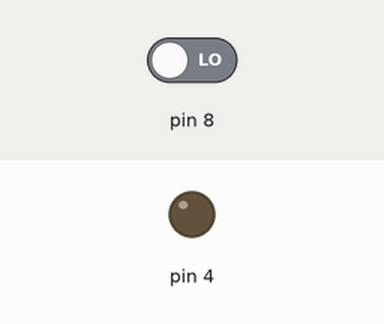
Simulated run of this sketch. Board: Arduino Uno, built with avr-gcc and run on an emulated ATmega328P. Parts: output pins drawn as LEDs (lit = HIGH). The test bench sets the inputs (shaded band); at power-on: pin 8 LOW. What the sketch prints to the serial monitor is not drawn.

Above: at 1.2 s.
1.3 s: pin 8 driven HIGH
At 1.7 s:
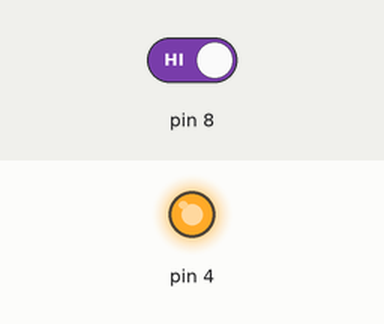
2.8 s: pin 8 driven LOW
At 4.1 s:
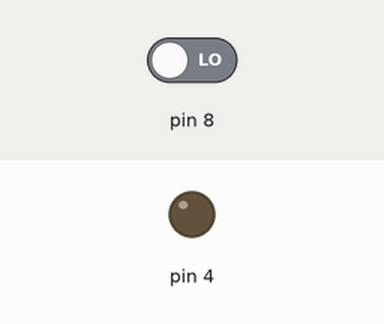
Timing chart, 0 to 5.8 s (numbered marks = the images above; inputs shaded):
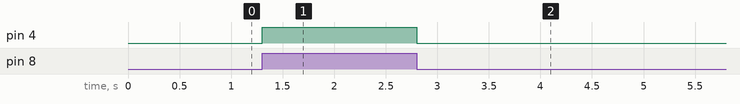

The sketch:

buuton_pussoir.ino
```cpp
int switchState;
void setup() {
  // put your setup code here, to run once:
 pinMode(4,OUTPUT);
 pinMode(8,INPUT);
 Serial.begin(9600);

}

void loop() {
  switchState = digitalRead(8);
  Serial.print(switchState);
    if (switchState == 1) // teste si le bouton a une valeur de 1
        // ...on allume la LED
    {
        digitalWrite(4, HIGH);  // allume la LED
    }

    else

    {
        digitalWrite(4, LOW);  // éteint la LED
    }
}
```

Measured:
- after the input at 1.3 s, pin 4: LOW → HIGH at once
- after the input at 2.8 s, pin 4: HIGH → LOW at once
